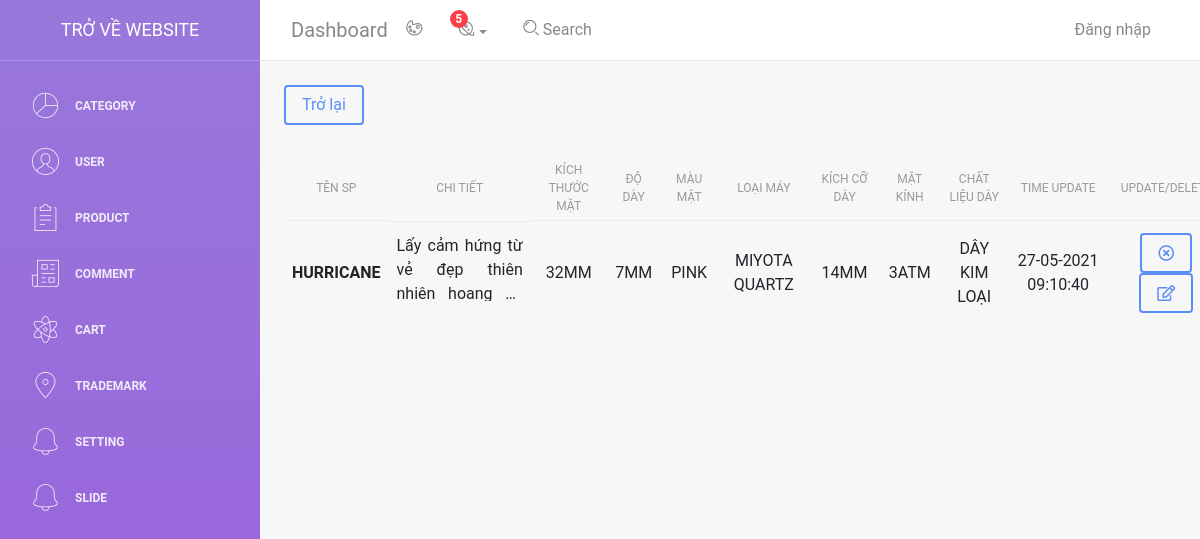
The page /admin/light-bootstrap-dashboard-master/examples/product_detail.php?id=10 on the database its author committed.
### tables this page shows
CREATE TABLE `product_detail` (
  `id_product` int(11) NOT NULL,
  `id_product_detail` int(11) NOT NULL,
  `name_product` varchar(50) NOT NULL,
  `detail` text NOT NULL,
  `kichthuocmat` varchar(50) NOT NULL,
  `doday` varchar(50) NOT NULL,
  `maumat` varchar(50) NOT NULL,
  `loaimay` varchar(50) NOT NULL,
  `kichcoday` varchar(50) NOT NULL,
  `matkinh` varchar(50) NOT NULL,
  `chatlieuday` varchar(50) NOT NULL,
  `time_old` text NOT NULL,
  `time_update` text NOT NULL
);

### admin/light-bootstrap-dashboard-master/examples/product_detail.php (the view, shortened to what this page needs)
<?php
    include 'header.php';
?>
<div class="m-4">
    <a class="btn btn-primary" href="javascript:history.go(-1)">Trở lại</a>
</div>
<table class="table mx-4">
  <thead>
    <tr class="update">
      <th style="text-align: center !important;">Tên SP</th>
      <th style="text-align: center !important;">Chi tiết</th>
      <th style="text-align: center !important;">Kích thước mặt</th>
      <th style="text-align: center !important;">Độ dày</th>
      <th style="text-align: center !important;">Màu mặt</th>
      <th style="text-align: center !important;">Loại máy</th>
      <th style="text-align: center !important;">Kích cỡ dây</th>
      <th style="text-align: center !important;">Mặt kính</th>
      <th style="text-align: center !important;">Chất liệu dây</th>
      <th style="text-align: center !important;">Time Update</th>
      <th style="text-align: center !important;">Update/Delete</th>
    </tr>
  </thead>
  <tbody>
    <?php
        if(isset($_GET['id'])){
          include 'db.php';
          $id = $_GET['id'];
          $sql = "SELECT * FROM `product_detail` WHERE `id_product` = '$id'";
          $result = $conn->query($sql);
          if($result->num_rows > 0){
              while ($row = $result->fetch_assoc()){
                  echo '<tr>
                  <th style="text-align: center !important;" scope="row">'.$row['name_product'].'</th>
                  <td style="text-align: justify;-webkit-line-clamp: 3;
                  -webkit-box-orient: vertical;
                  overflow: hidden;
                  text-overflow: ellipsis;
                  height: 80px;display: -webkit-box; !important;max-width: 300px;">'.$row['detail'].'</td>
                  <td style="text-align: center">'.$row['kichthuocmat'].'</td>
                  <td style="text-align: center !important;">'.$row['doday'].'</td>
                  <td style="text-align: center">'.$row['maumat'].'</td>
                  <td style="text-align: center !important;">'.$row['loaimay'].'</td>
                  <td style="text-align: center">'.$row['kichcoday'].'</td>
                  <td style="text-align: center !important;">'.$row['matkinh'].'</td>
                  <td style="text-align: center !important;">'.$row['chatlieuday'].'</td>
                  <td style="text-align: center !important;">'.$row['time_update'].'</td>
                  <td style="text-align: center !important;"><a href="product_detail_delete.php?id='.$row['id_product_detail'].'" onclick="return confirm(\'Bạn có muốn xóa không ?\')"><i class="fas mx-1 btn btn-primary fa-times-circle"></i></a><a href="product_detail_update.php?q=sua&id='.$row['id_product_detail'].'"><i class="mx-1 btn btn-primary fas fa-edit"></i></a></td>
                </tr>';
              }
        }
        }
    ?>
  </tbody>
</table>

### rows shown on the page
product_detail: name_product "HURRICANE", detail "Lấy cảm hứng từ vẻ đẹp thiên nhiên hoang…", kichthuocmat "32MM", doday "7MM", maumat "PINK", loaimay "MIYOTA QUARTZ", kichcoday "14MM", matkinh "3ATM", chatlieuday "DÂY KIM LOẠI", time_update "27-05-2021 09:10:40"
